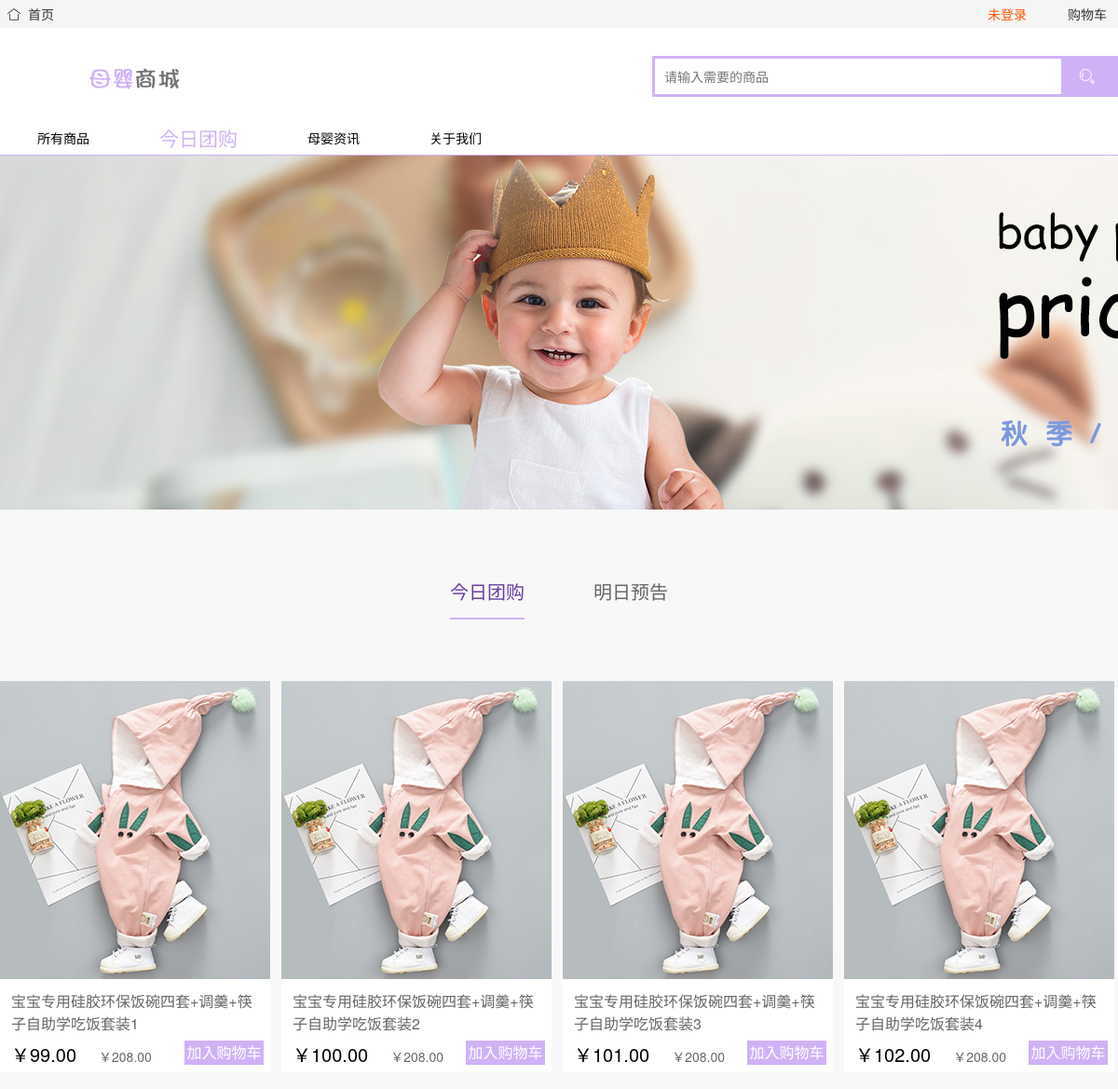
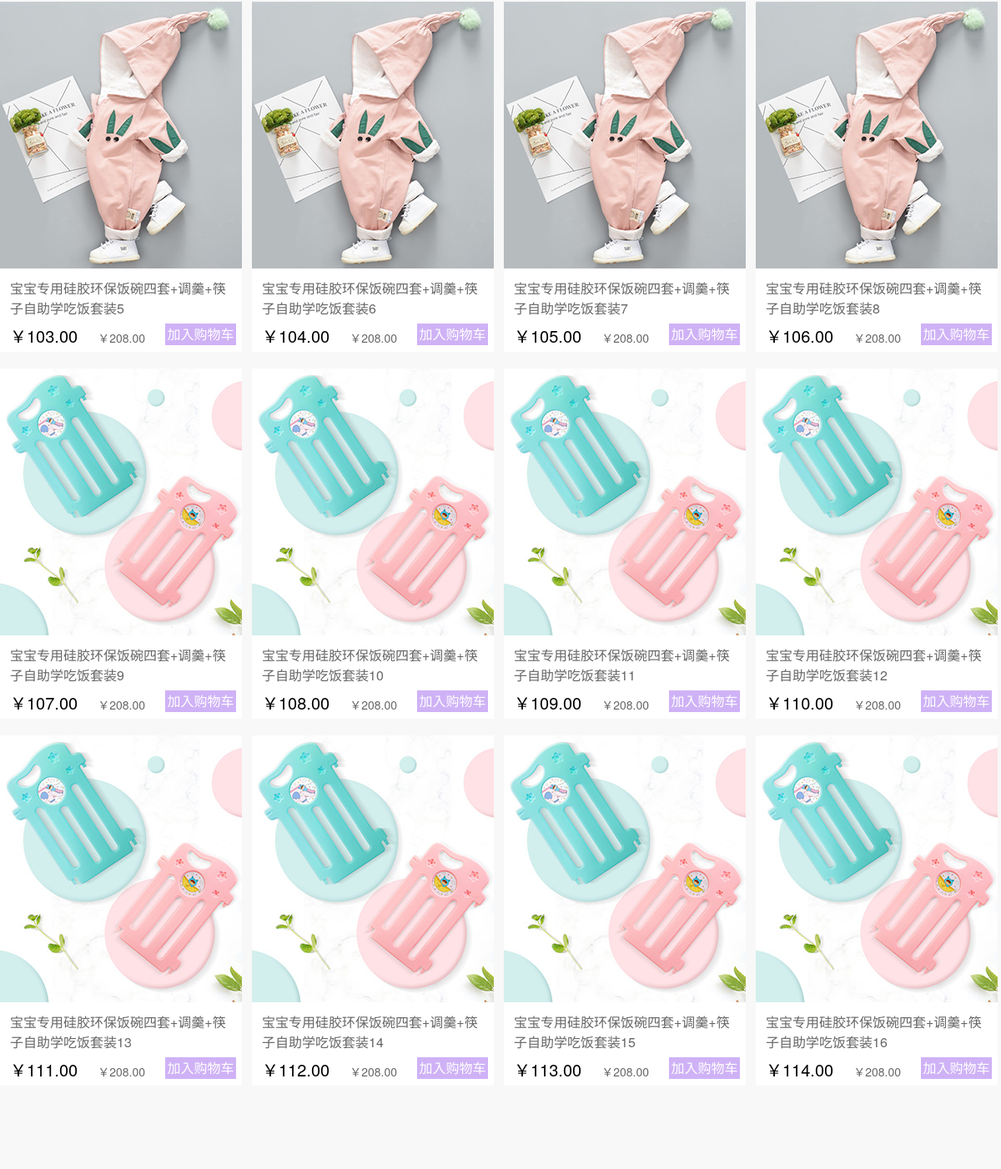
Screenshot of /php/buytoday-tourist.php with the database file from the repository (2 pictures, top to bottom).
### tables this page shows
CREATE TABLE `tb_todayprice` (
  `id` int(10) NOT NULL AUTO_INCREMENT,
  `title` varchar(255) DEFAULT NULL,
  `todayprice` varchar(255) DEFAULT NULL,
  `price` varchar(255) DEFAULT NULL,
  `discount` varchar(255) DEFAULT NULL,
  `picture` longblob,
  PRIMARY KEY (`id`)
);

### php/buytoday-tourist.php (the view, shortened to what this page needs)
<!DOCTYPE html>
<html lang="en">
	<head>
		<link rel="stylesheet" type="text/css" href="../res/static/css/main.css">
		<link rel="stylesheet" type="text/css" href="../res/layui/css/layui.css">
	</head>
	<body>
		<div class="site-nav-bg">
			<div class="site-nav w1200">
				<p class="sn-back-home">
					<i class="layui-icon layui-icon-home"></i>
					<a href="index-tourist.php">
						首页
					</a>
				</p>
				<div class="sn-quick-menu">
					<div class="login">
						<div class="login">
							<a href="login.php">
								未登录
							</a>
						</div>
					</div>
					<div class="sp-cart">
						<a href="#">
							购物车
						</a>
					</div>
				</div>
			</div>
		</div>
		<div class="header">
			<div class="headerLayout w1200">
				<div class="headerCon">
					<h1 class="mallLogo">
					<a href="src.php" title="母婴商城">
						<img src="../res/static/img/logo.png">
					</a></h1>
					<div class="mallSearch">
						<form action="ChirdPage/search-tourist.php" class="layui-form" method="post">
							<input type="text" name="title" required  lay-verify="required" autocomplete="off" class="layui-input" placeholder="请输入需要的商品">
							<button class="layui-btn" type="submit" name="submit">
							<i class="layui-icon layui-icon-search"></i>
							</button>
						</form>
					</div>
				</div>
			</div>
		</div>
		<div class="content content-nav-base buytoday-content">
			<div id="list-cont">
				<div class="main-nav">
					<div class="inner-cont0">
						<div class="inner-cont1 w1200">
							<div class="inner-cont2">
								<a href="index-tourist.php">
									所有商品
								</a>
								<a href="buytoday-tourist.php" class="active">
									<h2>今日团购</h2>
								</a>
								<a href="information-tourist.php">
									母婴资讯
								</a>
								<a href="about-tourist.php">
									关于我们
								</a>
							</div>
						</div>
					</div>
				</div>
				<div class="banner-box">
					<div class="banner"></div>
				</div>
				<div class="product-list-box">
					<div class="product-list w1200">
						<div class="tab-title">
							<a href="javascript:;" class="active tuang" data-content="tuangou">
								今日团购
							</a>
							<a href="javascript:;" data-content="yukao">
								明日预告
							</a>
						</div>
						<div class="list-cont" cont = 'tuangou'>
							<div class="item-box layui-clear">
								<?php
								require('Handler/conn.php' );
									$sql="select id from  tb_todayprice";
									$result=mysqli_query($db, $sql);
									$RecordCount=mysqli_num_rows($result);
									$result=mysqli_query($db, "select * from  tb_todayprice" );
									for ($i=0;
									$i < $RecordCount;
									$i++) {
									$row=mysqli_fetch_assoc($result);
									if($row) {
										?><div class="item"><img src="<?php echo $row['picture']; ?>" alt=""><div class="text-box"><p class="title"><?php echo $row['title'];
										?></p><p class="plic"><span class="ciur-pic"><?php echo $row['todayprice'];
										?></span><span class="Ori-pic"><?php echo $row['price'];
										?></span><span class="buy">加入购物车</span></p></div></div><?php
									}
								}
								?>
							</div>
						</div>
					</div>
				</div>
			</div>
	</body>
</html>

### res/static/css/main.css (style rules this page uses)
body { font-family: "Microsoft YaHei", "SimSun", '\5b8b\4f53', sans-serif; -moz-user-select:none; -webkit-user-select: none; -ms-user-select: none; }
.w1200 { width: 1200px; margin:0 auto; }
i { font-style: normal; }
.site-nav-bg { height: 30px; line-height: 30px; background-color: #f5f5f5; }
.site-nav { position: relative; }
.sn-back-home { float: left; }
.sn-back-home i { margin:0 4px 0 8px; font-size: 14px; }
.sn-quick-menu { position: absolute; right: 12px; }
.sn-quick-menu div { float: left; }
.sn-quick-menu div.login { margin-right: 22px; }
.sn-quick-menu div.login a { color: #ff5500; }
.header { height: 100px; line-height: 100px; }
.header .mallLogo { margin-left: 38px; float: left; }
.header .mallSearch { float: right; width: 500px; padding-top: 30px; position: relative; }
.header .mallSearch form { height: 38px; line-height: 38px; border-width: 1px 0 1px 1px; border: solid #cfb2f6; position: relative; }
.header .mallSearch input { height: 38px; line-height: 38px; width: 436px; float: left; border:none; position: relative; z-index: 2; background: none; }
.header .mallSearch button { width: 58px; height: 38px; line-height: 38px; float: left; background: #cfb2f6; border-radius:0 ; }
.content .inner-cont1 { height: 36px; line-height: 36px; }
.content .inner-cont2 { padding-left: 208px; }
.content .inner-cont2 a { display: inline-block; font-size: 14px; color:#010101; padding: 0 32px; line-height: 36px; float: left; }
.content .inner-cont2 a.active,.content .inner-cont2 a:hover { color: #cfb2f6; }
.content .product-list-box { background: #f8f8f8; text-align: center; }
.content-nav-base .main-nav { border-bottom:1px solid #cfb1f7; }
.content-nav-base .main-nav .inner-cont2 { padding-left: 40px; }
.content-nav-base .main-nav .inner-cont2 a { padding:0; margin-right: 75px; }
.buy { width: 85px; height: 26px; line-height: 26px; font-size: 16px; background: #cfb2f6; display: block; text-align: center; color: #fff; position: absolute; right: -5px; top: 0; cursor: pointer; }
.buytoday-content .banner { height: 380px; background: url(../img/tuan_img_banner.jpg) no-repeat; background-size: cover; cursor: pointer; }
.buytoday-content .product-list-box { background: #f8f8f8; padding-bottom: 50px; }
.buytoday-content .product-list .tab-title { padding:60px 0 66px 0; }
.buytoday-content .product-list .tab-title a { line-height: 56px; color: #666666; font-size: 20px; display: inline-block; }
.buytoday-content .product-list .tab-title a.tuang { margin-right: 70px; }
.buytoday-content .product-list .tab-title a.active { color: #693ca4; border-bottom: 2px solid #cfb2f6; }
.buytoday-content .list-cont .item { width: 290px; height: 420px; float: left; margin:0 12px 20px 0; text-align: left; background: #fff; }
.buytoday-content .list-cont .item-box { width: 1220px; padding-bottom: 30px; }
.buytoday-content .list-cont .item .text-box { padding:12px; box-sizing: border-box; }
.buytoday-content .list-cont .item .text-box .title { line-height: 24px; font-size: 16px; color: #666666; margin-bottom: 6px; }
.buytoday-content .list-cont .item .text-box .plic { position: relative; }
.buytoday-content .list-cont .item .text-box .plic .ciur-pic { font-size: 20px; margin-right: 24px }
.buytoday-content .list-cont .item .text-box .plic .Ori-pic { color: #666666; }

### php/buytoday-tourist.php (style rules this page uses)
.buy { width: 85px; height: 26px; line-height: 26px; font-size: 16px; background: #cfb2f6; display: block; text-align: center; color: #fff; position: absolute; right: -5px; top: 0; cursor: pointer; }

### rows the page displays
tb_todayprice: picture (picture), title "宝宝专用硅胶环保饭碗四套+调羹+筷子自助学吃饭套装1", todayprice "￥99.00", price "￥208.00"
tb_todayprice: picture (picture), title "宝宝专用硅胶环保饭碗四套+调羹+筷子自助学吃饭套装2", todayprice "￥100.00", price "￥208.00"
tb_todayprice: picture (picture), title "宝宝专用硅胶环保饭碗四套+调羹+筷子自助学吃饭套装3", todayprice "￥101.00", price "￥208.00"
tb_todayprice: picture (picture), title "宝宝专用硅胶环保饭碗四套+调羹+筷子自助学吃饭套装4", todayprice "￥102.00", price "￥208.00"
tb_todayprice: picture (picture), title "宝宝专用硅胶环保饭碗四套+调羹+筷子自助学吃饭套装5", todayprice "￥103.00", price "￥208.00"
tb_todayprice: picture (picture), title "宝宝专用硅胶环保饭碗四套+调羹+筷子自助学吃饭套装6", todayprice "￥104.00", price "￥208.00"
tb_todayprice: picture (picture), title "宝宝专用硅胶环保饭碗四套+调羹+筷子自助学吃饭套装7", todayprice "￥105.00", price "￥208.00"
tb_todayprice: picture (picture), title "宝宝专用硅胶环保饭碗四套+调羹+筷子自助学吃饭套装8", todayprice "￥106.00", price "￥208.00"
tb_todayprice: picture (picture), title "宝宝专用硅胶环保饭碗四套+调羹+筷子自助学吃饭套装9", todayprice "￥107.00", price "￥208.00"
tb_todayprice: picture (picture), title "宝宝专用硅胶环保饭碗四套+调羹+筷子自助学吃饭套装10", todayprice "￥108.00", price "￥208.00"
tb_todayprice: picture (picture), title "宝宝专用硅胶环保饭碗四套+调羹+筷子自助学吃饭套装11", todayprice "￥109.00", price "￥208.00"
tb_todayprice: picture (picture), title "宝宝专用硅胶环保饭碗四套+调羹+筷子自助学吃饭套装12", todayprice "￥110.00", price "￥208.00"
tb_todayprice: picture (picture), title "宝宝专用硅胶环保饭碗四套+调羹+筷子自助学吃饭套装13", todayprice "￥111.00", price "￥208.00"
tb_todayprice: picture (picture), title "宝宝专用硅胶环保饭碗四套+调羹+筷子自助学吃饭套装14", todayprice "￥112.00", price "￥208.00"
tb_todayprice: picture (picture), title "宝宝专用硅胶环保饭碗四套+调羹+筷子自助学吃饭套装15", todayprice "￥113.00", price "￥208.00"
tb_todayprice: picture (picture), title "宝宝专用硅胶环保饭碗四套+调羹+筷子自助学吃饭套装16", todayprice "￥114.00", price "￥208.00"
